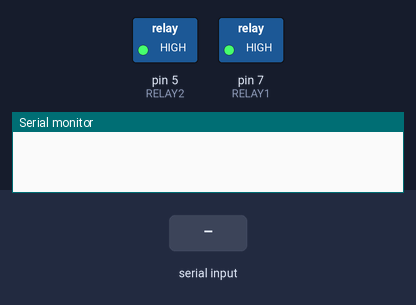
Simulated run of this sketch. Board: Arduino Uno, built with avr-gcc and run on an emulated ATmega328P. Parts: switched loads named in the sketch (green lamp = pin HIGH), the last lines printed to the serial monitor. The inputs (shaded band) are chosen by the test bench.

Above: at 1.2 s.
1.3 s: byte 2 (2) received over Serial
At 2.3 s:
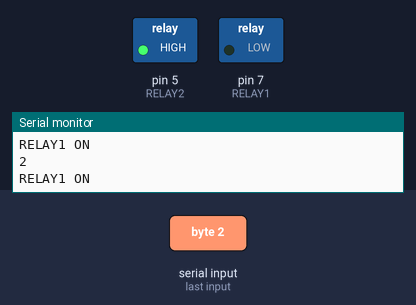
2.8 s: byte 4 (4) received over Serial
At 4.0 s:
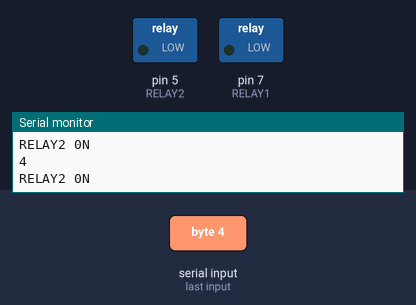
4.3 s: byte 1 (1) received over Serial
At 5.3 s:
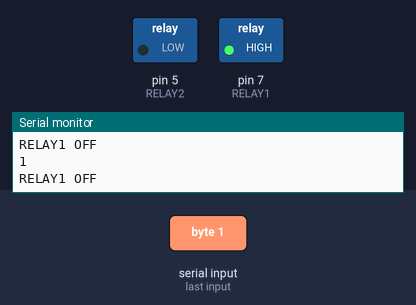
5.8 s: byte 3 (3) received over Serial
At 6.3 s:
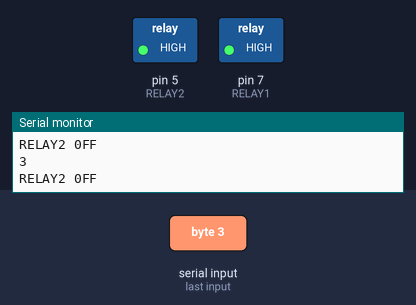
Timing chart, 0 to 8.3 s (numbered marks = the images above; inputs shaded):
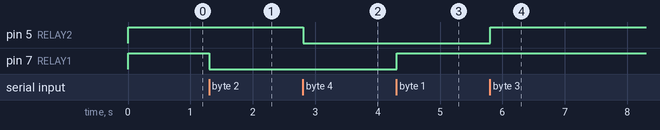

Measured:
- after the input at 1.3 s, pin 7 (RELAY1): HIGH → LOW at once
- after the input at 2.8 s, pin 5 (RELAY2): HIGH → LOW at once
- after the input at 4.3 s, pin 7 (RELAY1): LOW → HIGH at once
- after the input at 5.8 s, pin 5 (RELAY2): LOW → HIGH at once

The sketch:

Home_Automation.ino
```cpp
#define RELAY1  7
#define RELAY2  5


int tx=1;
int rx=0;
int inSerial;


void setup(){
Serial.begin(9600);

pinMode(RELAY1, OUTPUT);
pinMode (RELAY2, OUTPUT);

pinMode(tx, OUTPUT);
pinMode(rx, INPUT);
allpinslow();
}

void loop(){

//delay(200);
if (Serial.available() > 0) {
inSerial=Serial.read();
}

if (inSerial ==1 || inSerial== 2) {
   Check_Protocol1(inSerial);
}

if (inSerial ==3 || inSerial== 4) {
   Check_Protocol2(inSerial);
}
}


void allpinslow()
{
digitalWrite(RELAY1, HIGH);
digitalWrite(RELAY2, HIGH);
}


void Check_Protocol1(int inStr){

Serial.println(inStr);


if(inStr == 1){ //Led Off
digitalWrite(RELAY1, 1);
Serial.println("RELAY1 OFF");
}


else if(inStr == 2){ //Led on
digitalWrite(RELAY1, 0);
Serial.println("RELAY1 ON");
}

}


void Check_Protocol2(int inStr){

Serial.println(inStr);

if(inStr == 3){ //Led Off
digitalWrite(RELAY2, 1);
Serial.println("RELAY2 0FF");
}


else if(inStr == 4){ //Led on
digitalWrite(RELAY2, 0);
Serial.println("RELAY2 0N");
}
}
```
